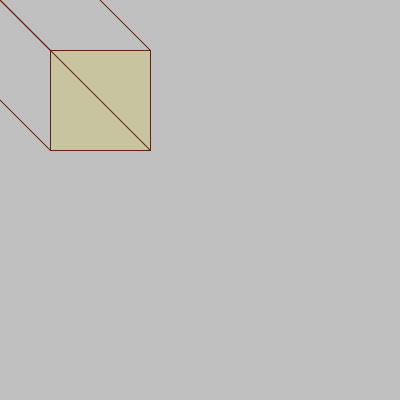
Frame 1 (no input)
Frame 60 (the mouse pressed at the canvas centre just before this capture): identical to frame 1, image omitted
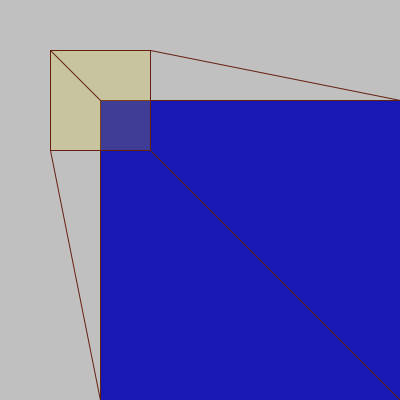
Frame 120 (the mouse held since frame 60 and released just before this capture)

The Processing sketch that drew these frames (run headless with seeded random() and noise(); from frame 60 on, the mouse is pressed at the canvas centre):

// Processing sketch: processing_112510
// ── processing_112510.pde

void setup(){
  size (400,400);
  background(232,221,100);
  
}


void draw(){
  background(192);
  //noStroke();
  fill(24,24,180);
  stroke(100,32,15);
  strokeWeight(1);
  rect(mouseX-100,mouseY-100,mouseX+100,mouseY+100);
  fill(#E8D71C,50);
  rect(width/8,50,100,100);
  line(50,50,mouseX-100,mouseY-100);
  line(150,50,mouseX+mouseX,mouseY-100);
  line(50,150,mouseX-100,mouseY+mouseY);
  line(150,150,mouseX+mouseX, mouseY+mouseY);
  
  
 
  
  
  println(mouseX + " " + mouseY);
  
  
  } 
